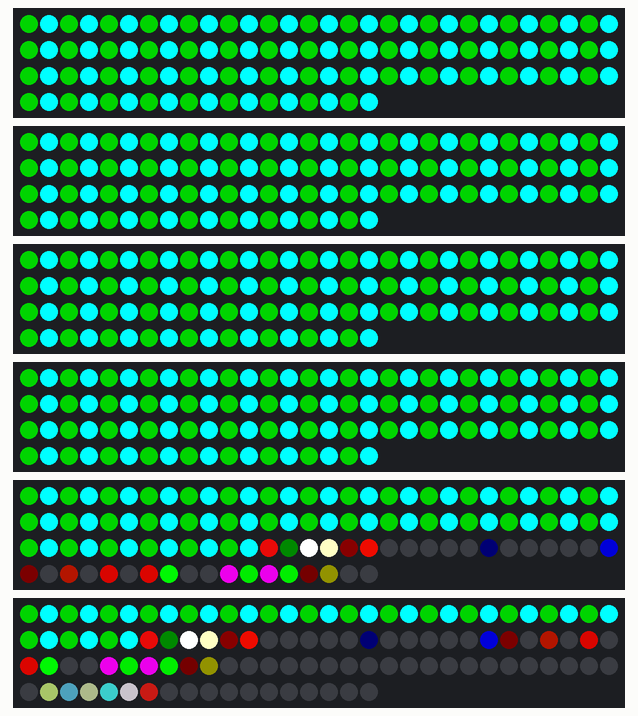
This sketch was run on a simulated Arduino Uno, built with avr-gcc and run on an emulated ATmega328P. Parts: 6 × 108 RGB LEDs in strip order, left to right, continuing on the next row. What the sketch prints to the serial monitor is not drawn.

Above: at 0.1 s.
At 0.71 s:
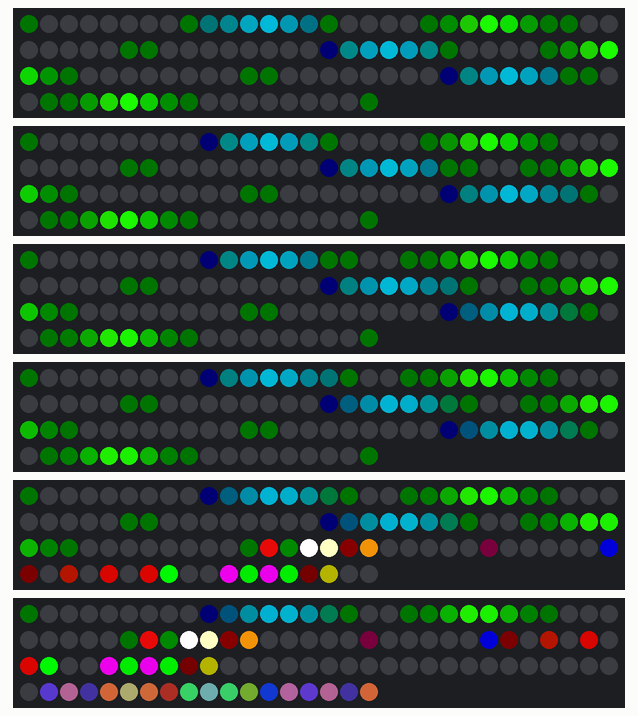
At 1.54 s:
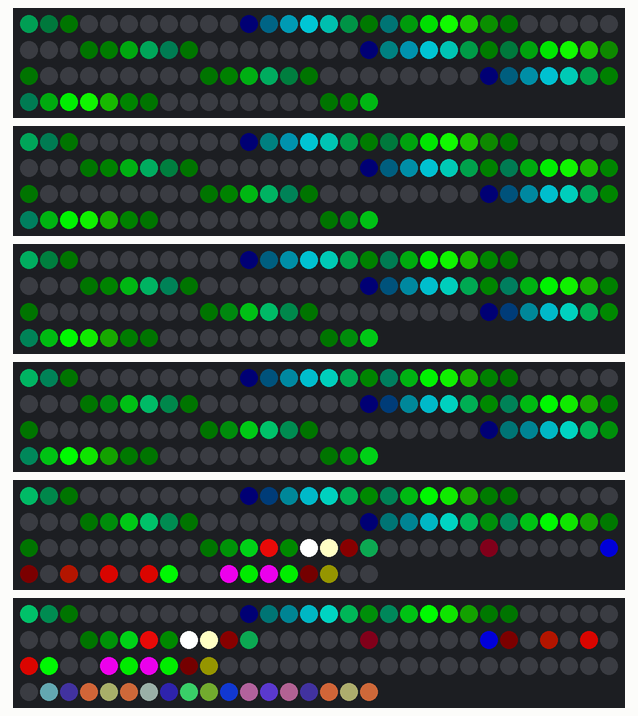
At 2.38 s:
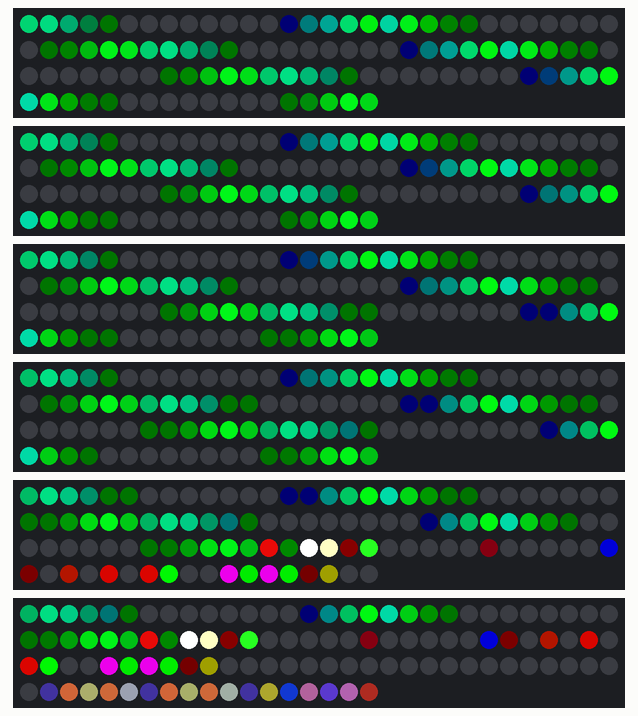
At 3.22 s:
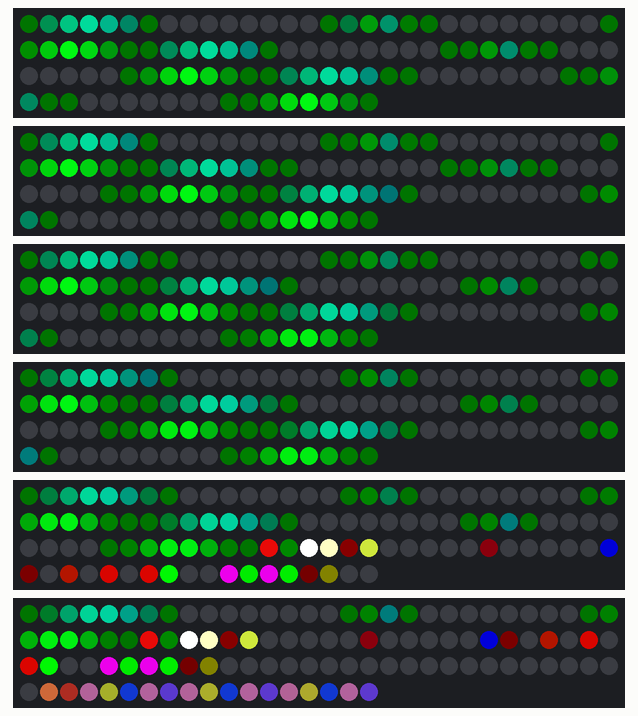

The sketch:

mora.ino
```cpp
#include <FastLED.h>
#include <avr/wdt.h>

#define FANS_PER_CHAN 3
#define LEDS_PER_FAN 12 // Arctic P14 ARGB
#define LEDS_PER_PWM (FANS_PER_CHAN * LEDS_PER_FAN)
#define PWM_CHANNELS 6
CRGB p14[PWM_CHANNELS * LEDS_PER_PWM];

void setup() {
  Serial.begin(115200);
  wdt_disable();
  FastLED.addLeds<NEOPIXEL, 3>(p14 + LEDS_PER_PWM * 0, 0, sizeof(CRGB) * LEDS_PER_PWM);
  FastLED.addLeds<NEOPIXEL, 5>(p14 + LEDS_PER_PWM * 1, 0, sizeof(CRGB) * LEDS_PER_PWM);
  FastLED.addLeds<NEOPIXEL, 6>(p14 + LEDS_PER_PWM * 2, 0, sizeof(CRGB) * LEDS_PER_PWM);
  FastLED.addLeds<NEOPIXEL, 9>(p14 + LEDS_PER_PWM * 3, 0, sizeof(CRGB) * LEDS_PER_PWM);
  FastLED.addLeds<NEOPIXEL, 10>(p14 + LEDS_PER_PWM * 4, 0, sizeof(CRGB) * LEDS_PER_PWM);
  FastLED.addLeds<NEOPIXEL, 11>(p14 + LEDS_PER_PWM * 5, 0, sizeof(CRGB) * LEDS_PER_PWM);
  Serial.println("MoRa3 CODI6 online");
  for(unsigned i = 0 ; i < sizeof(p14) / sizeof(*p14) ; ++i){
    p14[i] = (i % 2) ? CRGB::Cyan : CRGB::Green;
  }
  FastLED.show();
  Serial.println("MoRa3 CODI6 visible");
  wdt_enable(WDTO_2S);
  Serial.println("watchdog enabled");
}

// ripped from Effects/Hypnotoad/Hypnotoad.cpp in OpenRGBEffectsPlugin (GPL2)
#define animation_speed 4.0
#define color_rotation_speed 3.0
#define spacing 1.0
#define thickness 3.0

double progress = 10;
unsigned cx_shift = 50;
unsigned cy_shift = 50;

static void GetColor(unsigned x, float cx, float cy, CRGB* leds){
  float animation_mult = 0.01 * animation_speed;
  float color_mult = 0.01 * color_rotation_speed;

  Serial.print(" x: ");
  Serial.print(x);
  double angle    = atan2(0 - cy, x - cx) * 180 / 3.14159265359;
  double distance = sqrt(pow(cx - x, 2) + pow(cy, 2));
  float  value    = cos(animation_mult * distance / (0.1 * (float) spacing) + progress);

  int hue = abs((int)(angle + distance + progress * color_mult * color_rotation_speed) % 360);
  // 90--150; we only want greens
  hue = (hue % 60) + 90;

  uint8_t s = pow((value + 1) * 0.5, (11 - thickness)) * 255;
  Serial.print(" s: ");
  Serial.println(s);

  CHSV hsv = CHSV(hue, 255, s);

  hsv2rgb_rainbow(hsv, leds[x]);
}

static void StepEffect(CRGB* leds, unsigned ledcount){
  unsigned width = ledcount;
  unsigned int height = 1;
  float cx = (width - 1) * (cx_shift / 100.f);
  float cy = height * (cy_shift / 100.f);

  for(unsigned int i = 0; i < width; i++){
    GetColor(i, cx, cy, leds);
  }
  progress += 0.05;
}

void loop() {
  for(int p = 0 ; p < PWM_CHANNELS ; ++p){
    //for(int i = 0 ; i < FANS_PER_CHAN ; ++i){
      StepEffect(p14 + LEDS_PER_PWM * p /*+ LEDS_PER_FAN * i*/, LEDS_PER_PWM);
      //StepEffect(p14 + LEDS_PER_PWM * (p + PWM_CHANNELS / 2) /*+ LEDS_PER_FAN * i*/, LEDS_PER_PWM);
    //}
  }
  FastLED.show();
  wdt_reset();
}
```
